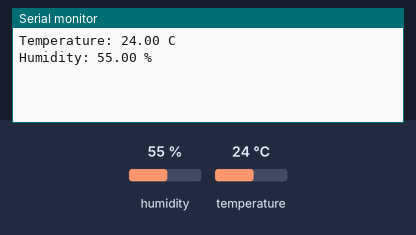
Simulated run of this sketch. Board: Arduino Uno, built with avr-gcc and run on an emulated ATmega328P. On the bench: the last lines printed to the serial monitor. The inputs (shaded band) are chosen by the test bench; at power-on: humidity 55 %, temperature 24 °C.

Above: at 1.3 s.
1.4 s: humidity set to 22 %
3.4 s: temperature set to 12 °C
At 5.1 s:
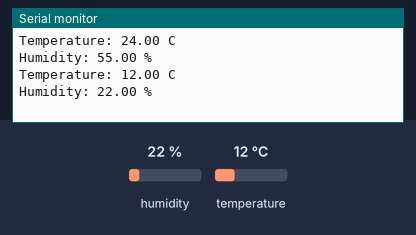
5.4 s: humidity set to 40 %
At 7.9 s:
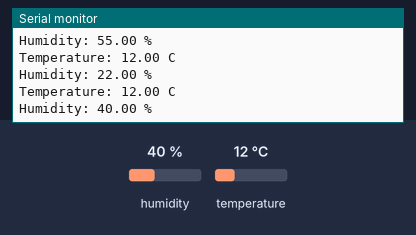
Timing chart, 0 to 9.4 s (numbered marks = the images above; inputs shaded):
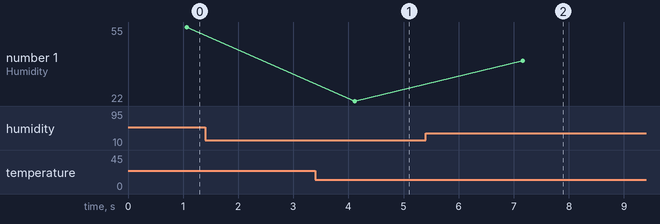

Measured:
- after the input at 3.4 s, the serial monitor: prints a new line after 0.69 s (image 1)
- after the input at 5.4 s, the serial monitor: prints a new line after 1.8 s (image 2)
- plotted number 1: 22 → 40 after the input at 5.4 s

The sketch:

dhtsensor.ino
```cpp
#include <DHT11.h>
DHT11 dht11(2);

float humidity, temperature;

void setup() {
  Serial.begin(9600);
}

void loop() {
  humidity = dht11.readHumidity();
  temperature = dht11.readTemperature();

  if (temperature != -1 && humidity != -1)
  {
    Serial.print("Temperature: ");
    Serial.print(temperature);
    Serial.println(" C");

    Serial.print("Humidity: ");
    Serial.print(humidity);
    Serial.println(" %");
  }
  else
  {
    Serial.println("Error reading data");
  }
  delay(2000);
}
```
